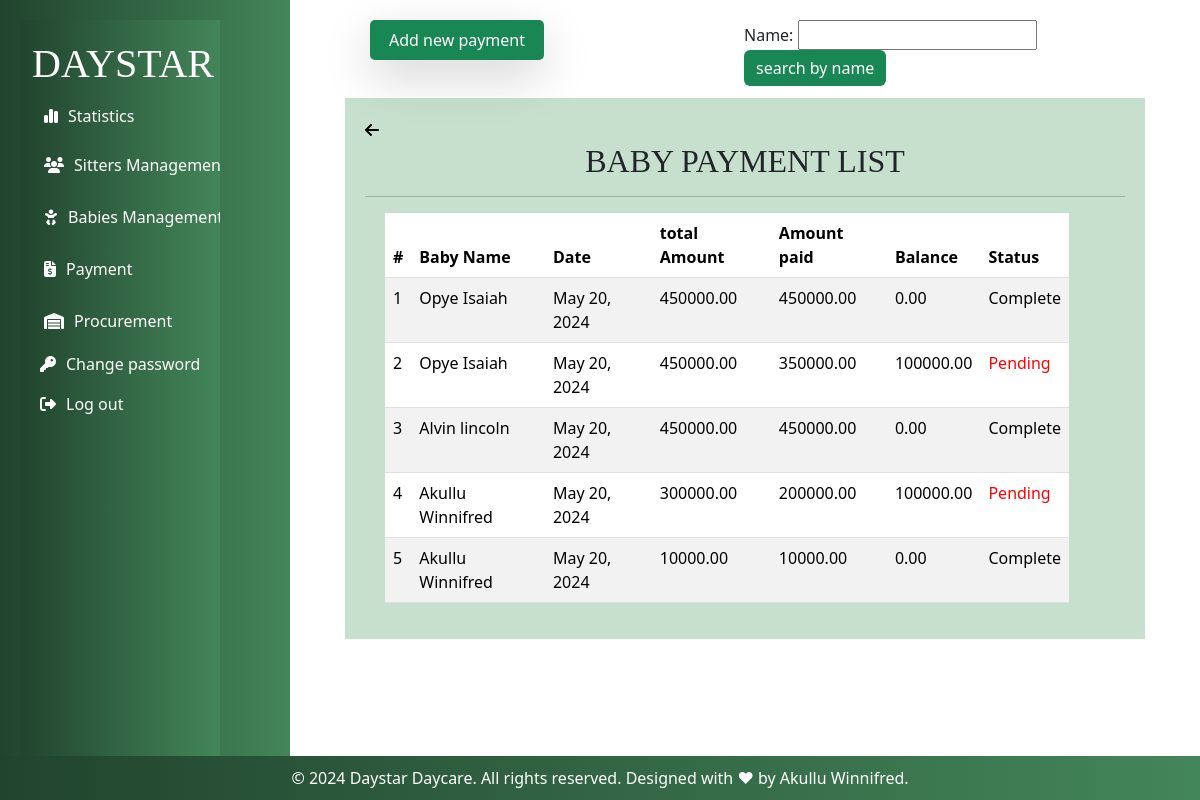
The app's page /babypaymentlist/ (signed in), older data.
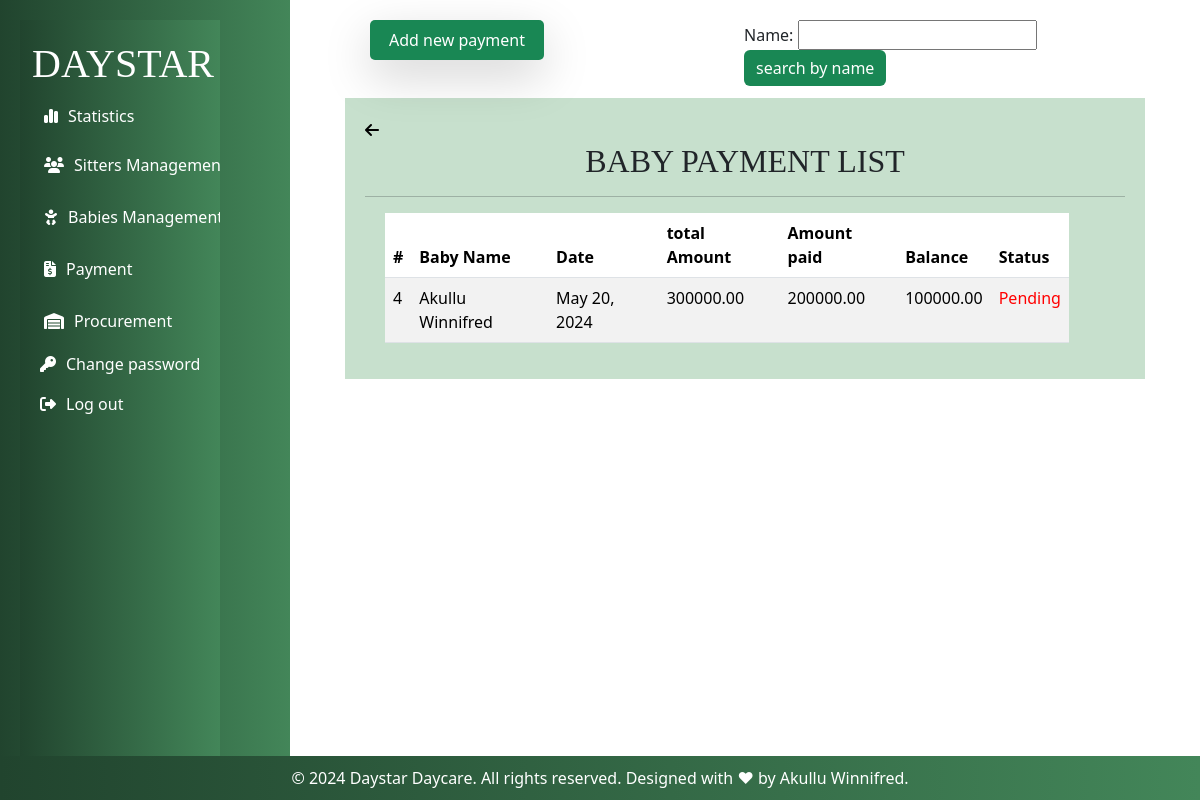
The same page, newer data.
### myapp/models.py (models this page shows, shortened)
class BabyPayment(models.Model):
    name = models.CharField(max_length=200,validators=[validate_letters])
    payment_date = models.DateField()
    full_day = models.BooleanField(default=False,blank=True)
    half_day = models.BooleanField(default=False,blank=True)
    monthly = models.BooleanField(default=False,blank=True)
    total_amount_due = models.DecimalField(max_digits=10, decimal_places=2,blank=True)
    amount_paid = models.DecimalField(max_digits=10, decimal_places=2)
    remaining_balance = models.DecimalField(max_digits=10, decimal_places=2,default=False,blank=True)
    status = models.CharField(max_length=10, choices=[('complete', 'Complete'), ('pending', 'Pending')], default='pending')
    is_complete = models.BooleanField(default=False)
    def is_complete(self):
        return self.amount_paid == self.total_amount_due

### myapp/views.py (the view)
# urls.py: path('babypaymentlist/',views.babypaymentlist,name='babypaymentlist'),
@login_required
def babypaymentlist(request):
    payment=BabyPayment.objects.all().order_by('id')
    payment_filter=payment_Filter(request.GET,queryset=payment)
    payment = payment_filter.qs
    return render(request,'baby_payments/babypaymentlist.html',{'babypayment':payment,'payment_filter':payment_filter})

### myapp/templates/baby_payments/babypaymentlist.html (shortened to what this page needs)
{% extends 'base.html' %}
{% block content %}
<div class="edit">
<button class="p-2 bg-teal-500 rounded-lg shadow-lg bg bg-success"
    style="margin-left: 60px; border-radius: 5px; border: hsl(233, 100%, 85%); width: 20%; height: 5%;"><a
        style="color: white; text-decoration: none;" href="/payment">Add new payment</a></button>
<br><br>
<form method="GET" style="margin-left: 200px;">
    {{ payment_filter.form }}
    <input type="submit" value="search by name" class="btn btn-primary bg bg-success" style="border: none;">
</form>
</div><br><br>
<div class="container">
    <div>
        <a href="{% url 'babypaymentlist' %}"> <i class="fa-solid fa-arrow-left" style="color: black;"></i></a>
    </div>
    <h2 class="text-center">BABY PAYMENT LIST</h2>
    <hr>
    <table class="table table-striped" style="width: 90%; margin-left: 20px;">
        <thead>
            <tr>
                <th>#</th>
                <th>Baby Name</th>
                <th>Date</th>
                <th>total Amount</th>
                <th>Amount paid</th>
                <th>Balance</th>
                <th>Status</th>
            </tr>
        </thead>
        <tbody>
            {% for each in babypayment %}
            <tr>
                <td> {{each.id}}</td>
                <td>{{each.name}}</td>
                <td>{{each.payment_date}}</td>
                <td>{{each.total_amount_due}}</td>
                <td>{{each.amount_paid}}</td>
                <td>{{each.remaining_balance}}</td>
                <td class="{% if each.is_complete %}complete{% else %}pending{% endif %}">
                    {% if each.is_complete %}
                    <span class="complete">Complete</span>
                    {% else %}
                    <span class="pending" style="color: red">Pending</span>
                    {% endif %}
                </td>
            </tr>
            {% endfor %}
        </tbody>
    </table>
</div>
{% endblock %}

### myapp/templates/base.html (shortened to what this page needs)
{% load static %}
<!DOCTYPE html>
<html lang="en">
<head>
  <link rel="stylesheet" href="{% static 'css/base.css' %}">
  <link rel="stylesheet" href="https://cdnjs.cloudflare.com/ajax/libs/font-awesome/6.5.2/css/all.min.css"
 />
  {% load bootstrap5 %}
  {% bootstrap_css %}
</head>
<body>
  <div class="sidebar">
    <div class="container-fluid">
      <div class="row">
        <nav class="col-md-3 col-lg-2 d-md-block bg-dark sidebar">
          <h1 style="font-family: Georgia, 'Times New Roman', Times, serif;">DAYSTAR</h1>
          <div class="col-auto col-md-3 col-xl-2 px-sm-2 px-0 " style="width: 250px">
            <ul class="nav nav-pills flex-column mb-sm-auto mb-0 align-items-center align-items-sm-start"
              id="sidebarList">
              <li class="nav-item">
                <a href="{% url 'home' %}" class="nav-link align-middle px-0">
                  <span class="ms-1 d-none d-sm-inline" style="color: white !important"><i
                      class="fa-solid fa-chart-simple" style="margin-right: 10px"></i>Statistics</span>
                </a>
              </li>
              <li>
                <a href="#submenu1" data-bs-toggle="collapse" class="nav-link px-0 align-middle">
                  <span class="ms-1 d-none d-sm-inline" style="color: white !important"><i class="fa-solid fa-users"
                      style="margin-right: 10px"></i>Sitters Management</span>
                </a>
              </li>
              <li>
                <a href="#submenu2" data-bs-toggle="collapse" class="nav-link px-0 align-middle">
                  <span class="ms-1 d-none d-sm-inline" style="color: white !important"><i class="fa-solid fa-baby"
                      style="margin-right: 10px"></i>Babies Management</span>
                </a>
              </li>
              <li>
                <a href="#submenu3" data-bs-toggle="collapse" class="nav-link px-0 align-middle">
                  <span class="ms-1 d-none d-sm-inline" style="color: white !important"><i
                      class="fa-solid fa-file-invoice-dollar" style="margin-right: 10px"></i>Payment</span>
                </a>
              </li>
              <li>
                <a href="#submenu5" data-bs-toggle="collapse" class="nav-link px-0 align-middle">
                  <span class="ms-1 d-none d-sm-inline" style="color: white !important"><i class="fa-solid fa-warehouse"
                      style="margin-right: 10px"></i>Procurement</span>
                </a>
              </li>
              <li>
              <li>
                <a href="{% url 'change-password' %}" class="nav-link px-0">
                  <span class="d-none d-sm-inline" style="color: white !important"><i class="fa fa-key"
                      aria-hidden="true" style="margin-right: 10px"></i>Change password</i></span>
                </a>
              </li>
              <li>
                <a href="{% url 'logout' %}" class="nav-link px-0">
                  <span class="d-none d-sm-inline" style="color: white !important"><i
                      class="fa-solid fa-right-from-bracket" style="margin-right: 10px"></i>Log out</i></span>
                </a>
              </li>
            </ul>
          </div>
      </div>
    </div>
  </div>
  <div class="content">
    {% block content %}
    {% endblock %}
  </div>
  <footer class="footer">
    © 2024 Daystar Daycare. All rights reserved. Designed with ♥ by Akullu Winnifred.
  </footer>
</body>
</html>

### myapp/static/css/base.css (style rules this page uses)
.sidebar { width: 250px; padding: 20px; background-color: #28a745; color: white; float: right; height: 143.5vh; display: flex; height: 100%; flex: 0 0 250px; background-color: #337357; color: white; overflow-y: auto; }
.content { margin-left: 290px; padding: 20px; }
.sidebar ul { list-style-type: none; padding: 0; }
.sidebar a { color: white; text-decoration: none; }
.footer { text-align: center; padding: 10px; bottom: 0; display: flex; flex-direction: column; margin-bottom: 0; position: fixed; width: 100%; }
body { min-height: 100vh; }

### myapp/templates/base.html (style rules this page uses)
.sidebar { width: 290px; padding: 20px; background: linear-gradient(to right, #21442e, #438659); color: white; float: left; height: 100vh; position: fixed; }
.content { margin-left: 290px; padding: 20px; }
.sidebar ul { list-style-type: none; padding: 0; }
.sidebar a { color: white; text-decoration: none; }
.footer { background: linear-gradient(to right, #21442e, #438659); color: white; }

### myapp/templates/baby_payments/babypaymentlist.html (style rules this page uses)
.container { padding-top: 20px; margin-top: 30px; margin-bottom: 60px; max-width: 800px; background-color: rgba(153, 198, 165, 0.55); padding: 20px; }
h2 { font-family: Georgia, 'Times New Roman', Times, serif; text-align: center; }
.edit { display: flex; float: left; width: 100%; }

Row changes from the older to the newer data that the page shows:
removed BabyPayment: id "1", name "Opye Isaiah", payment_date "May 20, 2024", total_amount_due "450000.00", amount_paid "450000.00", remaining_balance "0.00", shows "Complete"
removed BabyPayment: id "2", name "Opye Isaiah", payment_date "May 20, 2024", total_amount_due "450000.00", amount_paid "350000.00", remaining_balance "100000.00", shows "Pending"
removed BabyPayment: id "3", name "Alvin lincoln", payment_date "May 20, 2024", total_amount_due "450000.00", amount_paid "450000.00", remaining_balance "0.00", shows "Complete"
removed BabyPayment: id "5", name "Akullu Winnifred", payment_date "May 20, 2024", total_amount_due "10000.00", amount_paid "10000.00", remaining_balance "0.00", shows "Complete"
